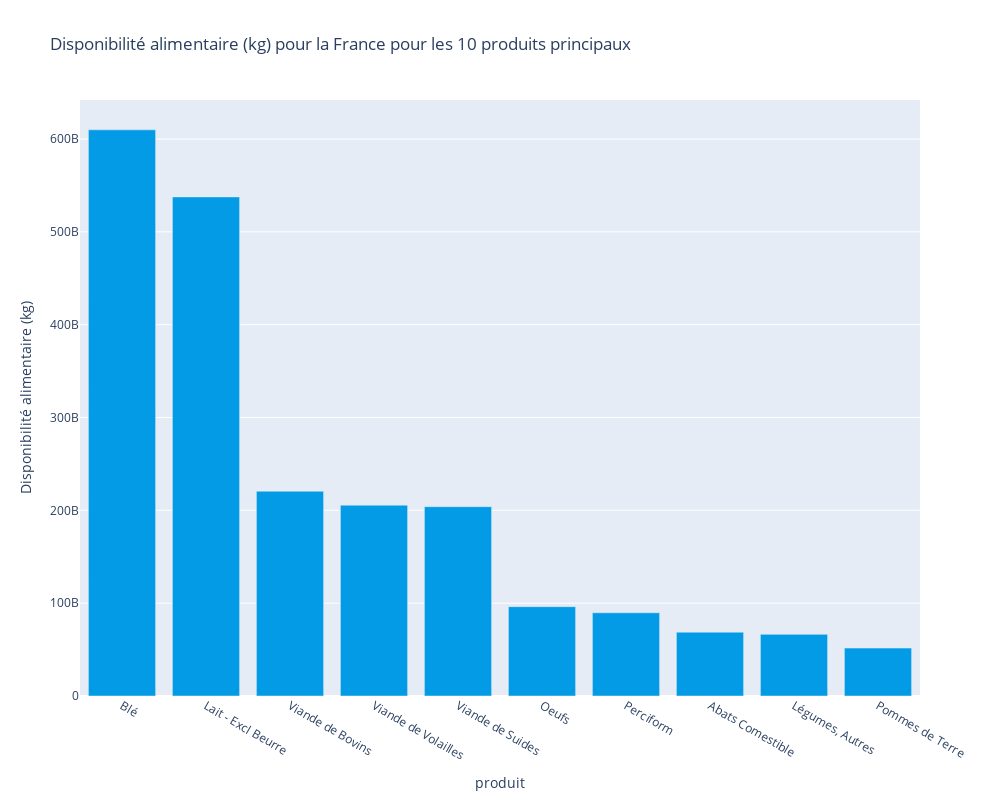

Notebook code cell kept with this figure:
### Code cell
# Création des labels et des valeurs
df=m_df_protéinesKg
df=df[df['Pays']=='France']
label_px = {'x':'produit', 'y':'Disponibilité alimentaire (kg)'}

# Création du graphique
df.sort_values(by='protéinesg', ascending=False, inplace=True )
df_kcal.head(10)
fig = px.bar(x=df.head(10).Produit,y=df.head(10).protéinesg, height=1000, color_discrete_sequence=color_list_bar,
             title="Disponibilité alimentaire (kg) pour la France pour les 10 produits principaux", labels=label_px)

# Mise à l'échel et affichage du graphique
fig.update_layout(
    autosize=False,
    width=1000,
    height=800
)
fig.show()

### Figure 1 — Plotly figure (JSON) as saved in the notebook; plotly's stock layout.template omitted (floating-point values rounded to 4 significant figures)
{"data": [{"alignmentgroup": "True", "hovertemplate": "produit=%{x}<br>Disponibilité alimentaire (kg)=%{y}<extra></extra>", "legendgroup": "", "marker": {"color": "#039be5", "pattern": {"shape": ""}}, "name": "", "offsetgroup": "", "orientation": "v", "showlegend": false, "textposition": "auto", "type": "bar", "x": ["Blé", "Lait - Excl Beurre", "Viande de Bovins", "Viande de Volailles", "Viande de Suides", "Oeufs", "Perciform", "Abats Comestible", "Légumes, Autres", "Pommes de Terre"], "xaxis": "x", "y": [609886927850, 537610985650, 220582421000, 205564043400, 203921408350, 96210000000.0, 89640941300, 68756009950, 66409388450, 51625673000], "yaxis": "y"}], "layout": {"autosize": false, "barmode": "relative", "height": 800, "legend": {"tracegroupgap": 0}, "title": {"text": "Disponibilité alimentaire (kg) pour la France pour les 10 produits principaux"}, "width": 1000, "xaxis": {"anchor": "y", "domain": [0, 1], "title": {"text": "produit"}}, "yaxis": {"anchor": "x", "domain": [0, 1], "title": {"text": "Disponibilité alimentaire (kg)"}}}}
